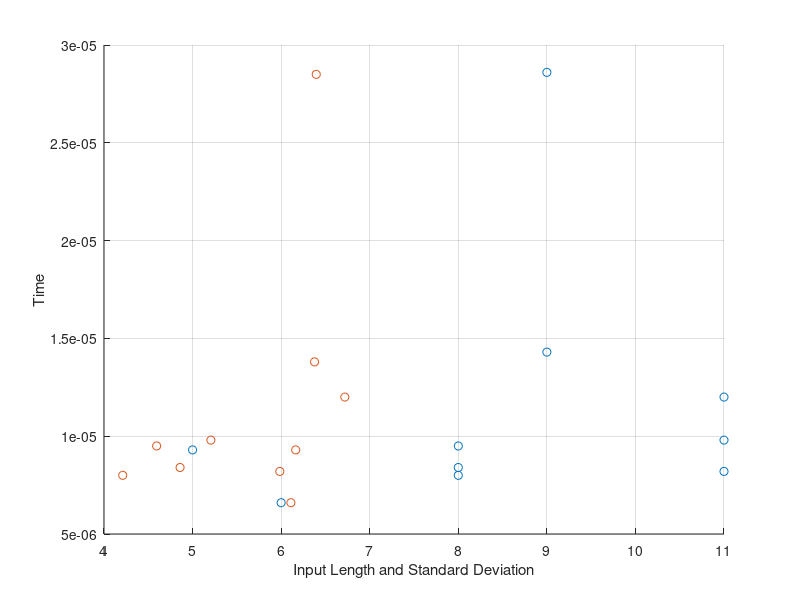

MATLAB code to generate this figure:
hold on
ylabel('Time')
xlabel('Input Length')
grid on
 y = [1.43e-05 2.86e-05 1.2e-05 9.5e-06 9.8e-06 8e-06 9.3e-06 8.4e-06 6.6e-06 8.2e-06 ];
x = [9 9 11 8 11 8 5 8 6 11 ];
scatter(x, y, 'ko')
hold on
ylabel('Time')
xlabel('Input Length and Standard Deviation')
grid on
 y = [1.38e-05 2.85e-05 1.2e-05 9.5e-06 9.8e-06 8e-06 9.3e-06 8.4e-06 6.6e-06 8.2e-06 ];
x = [6.37704 6.39637 6.71867 4.59449 5.20648 4.21122 6.16441 4.85895 6.1101 5.98483 ];
scatter(x, y, 'rs')
